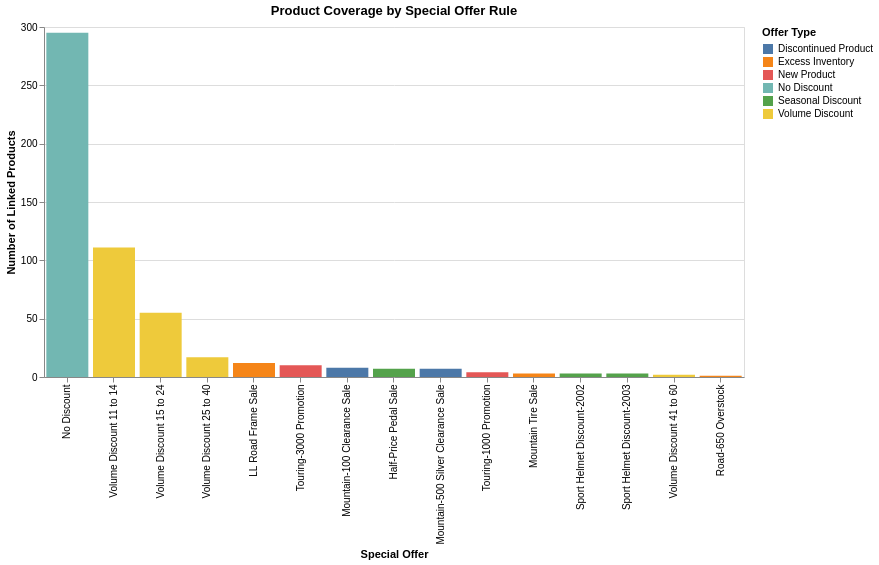

Notebook source saved alongside this figure:
### Code cell
alt.Chart(offer_product_coverage_summary).mark_bar().encode(
    x=alt.X("description:N", title="Special Offer", sort="-y"),
    y=alt.Y("linked_product_count:Q", title="Number of Linked Products"),
    color=alt.Color("type:N", title="Offer Type"),
    tooltip=[
        "description",
        "type",
        "category",
        alt.Tooltip("discount_pct:Q", format=".2f", title="Offer Discount"),
        "linked_product_count"
    ]
).properties(
    title="Product Coverage by Special Offer Rule",
    width=700,
    height=350
)

### Figure 1 — Vega-Lite specification as saved in the notebook (floating-point values rounded to 4 significant figures)
{"config": {"view": {"continuousWidth": 300, "continuousHeight": 300}}, "data": {"name": "data-0624e374da941f164b00ede2141123da"}, "mark": {"type": "bar"}, "encoding": {"color": {"field": "type", "title": "Offer Type", "type": "nominal"}, "tooltip": [{"field": "description", "type": "nominal"}, {"field": "type", "type": "nominal"}, {"field": "category", "type": "nominal"}, {"field": "discount_pct", "format": ".2f", "title": "Offer Discount", "type": "quantitative"}, {"field": "linked_product_count", "type": "quantitative"}], "x": {"field": "description", "sort": "-y", "title": "Special Offer", "type": "nominal"}, "y": {"field": "linked_product_count", "title": "Number of Linked Products", "type": "quantitative"}}, "height": 350, "title": "Product Coverage by Special Offer Rule", "width": 700, "$schema": "https://vega.github.io/schema/vega-lite/v5.20.1.json", "datasets": {"data-0624e374da941f164b00ede2141123da": [{"description": "No Discount", "type": "No Discount", "category": "No Discount", "discount_pct": 0.0, "linked_product_count": 295}, {"description": "Volume Discount 11 to 14", "type": "Volume Discount", "category": "Reseller", "discount_pct": 0.02, "linked_product_count": 111}, {"description": "Volume Discount 15 to 24", "type": "Volume Discount", "category": "Reseller", "discount_pct": 0.05, "linked_product_count": 55}, {"description": "Volume Discount 25 to 40", "type": "Volume Discount", "category": "Reseller", "discount_pct": 0.1, "linked_product_count": 17}, {"description": "LL Road Frame Sale", "type": "Excess Inventory", "category": "Reseller", "discount_pct": 0.35, "linked_product_count": 12}, {"description": "Touring-3000 Promotion", "type": "New Product", "category": "Reseller", "discount_pct": 0.15, "linked_product_count": 10}, {"description": "Mountain-100 Clearance Sale", "type": "Discontinued Product", "category": "Reseller", "discount_pct": 0.35, "linked_product_count": 8}, {"description": "Half-Price Pedal Sale", "type": "Seasonal Discount", "category": "Customer", "discount_pct": 0.5, "linked_product_count": 7}, {"description": "Mountain-500 Silver Clearance Sale", "type": "Discontinued Product", "category": "Reseller", "discount_pct": 0.4, "linked_product_count": 7}, {"description": "Touring-1000 Promotion", "type": "New Product", "category": "Reseller", "discount_pct": 0.2, "linked_product_count": 4}, {"description": "Mountain Tire Sale", "type": "Excess Inventory", "category": "Customer", "discount_pct": 0.5, "linked_product_count": 3}, {"description": "Sport Helmet Discount-2002", "type": "Seasonal Discount", "category": "Reseller", "discount_pct": 0.1, "linked_product_count": 3}, {"description": "Sport Helmet Discount-2003", "type": "Seasonal Discount", "category": "Reseller", "discount_pct": 0.15, "linked_product_count": 3}, {"description": "Volume Discount 41 to 60", "type": "Volume Discount", "category": "Reseller", "discount_pct": 0.15, "linked_product_count": 2}, {"description": "Road-650 Overstock", "type": "Excess Inventory", "category": "Reseller", "discount_pct": 0.3, "linked_product_count": 1}]}}
